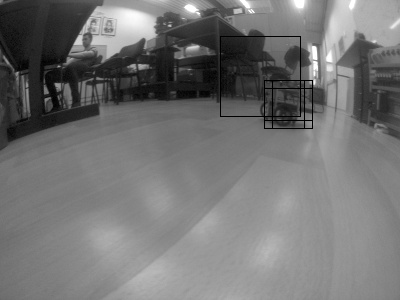
#> input picture Machine Vision/result/test/10.bmp, 400 x 300 px, given in place of 510.jpg, which was not available
$ jupyter execute --allow-errors 'line detection.ipynb'   (shell and % lines are left out)   (older library calls are emulated)
#> lines starting #> are read from the running program, lines starting #| are printed output that depends on the picture; pictures that were not available may be replaced by others from this repository, and a replacement may not be noted
[cell 1]
#importing some useful packages
import matplotlib.pyplot as plt
import matplotlib.image as mpimg
import numpy as np
import math
import os
import cv2

[cell 2]
def grayscale(img):
    return cv2.cvtColor(img, cv2.COLOR_RGB2GRAY)
    # Or use BGR2GRAY if you read an image with cv2.imread()
    #return cv2.cvtColor(img, cv2.COLOR_BGR2GRAY)

def canny(img, low_threshold, high_threshold):
    """Applies the Canny transform"""
    return cv2.Canny(img, low_threshold, high_threshold)

def gaussian_blur(img, kernel_size):
    """Applies a Gaussian Noise kernel"""
    return cv2.GaussianBlur(img, (kernel_size, kernel_size), 0)

# [63 lines left out: functions average_line, get_x, hough_lines, weighted_img, get_line_params, not called in this run]

def get_roi_vertices(image, vert_coef=0.35, hor_up=0.28, hor_down=0):
    '''
    this routine returns 4 vertices of the area in front of the car
    for top-down view perspective warp
    '''
    # finding the best region of interest
    y_size, x_size = image.shape[:2]

    # proportion of vertical size before upper line of ROI starts (starting from top)
    v_coef = vert_coef
    v_down = 0.95
    # proportion of horizontal size before upper right point of ROI (starting from right)
    up_left_coef = hor_up
    # proportion of horizontal size before upper right point of ROI (starting from left)
    up_right_coef = 1 - up_left_coef

    low_left_coef = hor_down
    low_right_coef = 1 - low_left_coef

    # defining tuple of 4 points of ROI
    low_left_point = [x_size * low_left_coef, y_size * v_down]
    low_right_point = [x_size * low_right_coef, y_size * v_down]
    up_left_point = [x_size * up_left_coef, y_size * v_coef]
    up_right_point = [x_size * up_right_coef, y_size * v_coef]

    # defining a poly (first and last points are the same to close the poly)
    verts = np.array( [up_left_point, up_right_point, low_right_point, low_left_point], dtype=np.float32)
    verts = np.reshape(verts, (4,1,2))
    return verts

def plotz(img, cmap='gray'):
    plt.imshow(img, cmap=cmap)
    plt.show()

# [75 lines left out: functions corners_unwarp, line_intersection_with_border, top_down_view, gamma_corection, not called in this run]

[cell 3]
# [159 lines left out: functions grouper, draw_lines_new, not called in this run]

[cell 4]
# [37 lines left out: functions dash_line_test, draw_car_direction, not called in this run]

[cell 5]
DIM=(410, 308)
K=np.array([[171.0979583888746, 0.0, 203.832157593343], [0.0, 169.87861660728842, 152.47239113949564], [0.0, 0.0, 1.0]])
D=np.array([[-0.008369503627831692], [-0.07768839820625655], [0.10177033308737245], [-0.04056049534190911]])

[cell 6]
# applying pipeline to test images and saving them
past_potental_lines = [[],[],[]]
past_lane_dff = [[],[]]
strait_slope_range = (0.3,3)
im_path = r'C:\Users\vase_\Downloads\jetbot-nano\Data\snapshots\test/'
im_name = '510.jpg'
test_img = mpimg.imread(f"{im_path}/{im_name}")
#> test_img is the input picture: shape (300, 400); min 0, max 255, mean 115.7
plotz(test_img)
map1, map2 = cv2.fisheye.initUndistortRectifyMap(K, D, np.eye(3), K, DIM, cv2.CV_16SC2)
undistorted_img = cv2.remap(test_img, map1, map2, interpolation=cv2.INTER_LINEAR, borderMode=cv2.BORDER_CONSTANT)[120:,:]
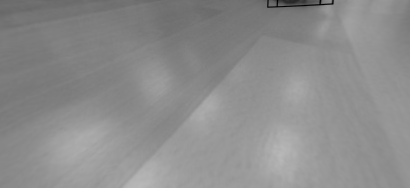
#> undistorted_img: shape (188, 410); min 0, max 184, mean 140.1
#plotz(undistorted_img)
plt.imsave(os.path.join(im_path, "step0.jpg") , undistorted_img)
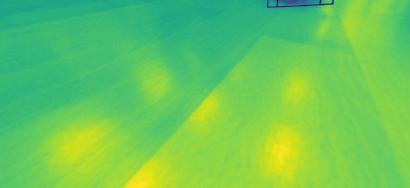
#> saved as step0.jpg: shape (188, 410, 3); mean R, G, B 105, 200.7, 89.8
verts = get_roi_vertices(undistorted_img)
#> verts = [[114.8, 65.8], [295.2, 65.8], [410, 178.6], [0, 178.6]]
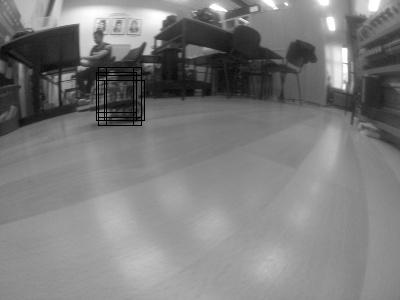
#> input picture Machine Vision/result/test/12.bmp, 400 x 300 px, given in place of 0.jpg, which was not available
#> further down, test_img is the input picture: shape (300, 400); min 0, max 255, mean 124.7
#> `undistorted_img = cv2.remap(test_img, map1, map2, interpolation=cv2.IN..`:
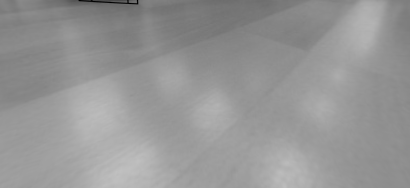
#> undistorted_img: shape (188, 410); min 0, max 192, mean 149.6
t = 50
# convert to grayscale
#> (the rest of this cell did not finish here and is left out)

[cell 7]
past_potental_lines = [[],[],[]]
past_lane_dff = [[],[]]
strait_slope_range = (0.3,3)
im_path = r'C:\Users\vase_\Downloads\jetbot-nano\Data\vid8/'
map1, map2 = cv2.fisheye.initUndistortRectifyMap(K, D, np.eye(3), K, DIM, cv2.CV_16SC2)
#> (the rest of this cell did not finish here and is left out)

[cell 8]
import re
def sorted_alphanumeric(data):
    convert = lambda text: int(text) if text.isdigit() else text.lower()
    alphanum_key = lambda key: [ convert(c) for c in re.split('([0-9]+)', key) ]
    return sorted(data, key=alphanum_key)

[cell 9]
img_array = []
file_path = r'C:\Users\vase_\Downloads\jetbot-nano\Machine Vision\yolo\yolov5\runs\detect\exp3/'
for i in sorted_alphanumeric(os.listdir(file_path)):
    img = cv2.imread(file_path+i)
    height, width, layers = img.shape
#> height = 300; width = 400; layers = 3
    size = (width,height)
#> size = (400, 300)
    img_array.append(img)

[cell 10]
out = cv2.VideoWriter('project1.avi',cv2.VideoWriter_fourcc(*'DIVX'), 15, size)
for i in range(len(img_array)):
    out.write(img_array[i])
#> this loop made 1 pass
out.release()
